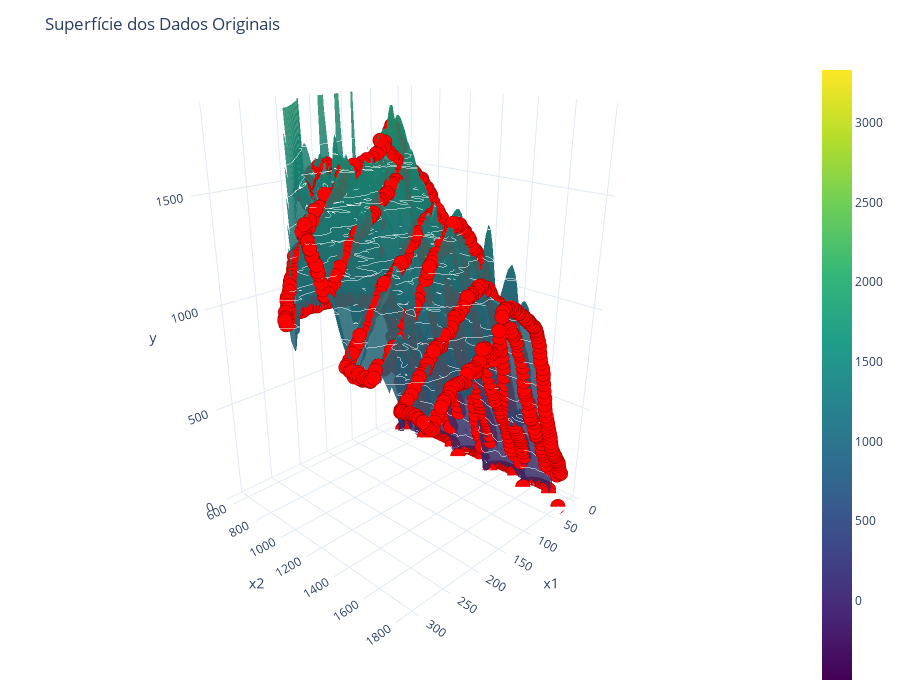

Notebook source saved alongside this figure:
### Markdown cell above
### Mostrar superfície dos dados originais

### Code cell
grid_size = 100
x1_data, x2_data = df["x1"], df["x2"]
y_values = df["y"].values

fig_surface = plot_interpolated_surface_with_original_data(x1_data, x2_data, y_values, grid_size=grid_size)

### Figure 1 — Plotly figure (JSON) as saved in the notebook; plotly's stock layout.template omitted (floating-point values rounded to 4 significant figures; data arrays with more than 128 entries replaced by an {"elided": "..."} marker saying what was removed)
{"data": [{"colorscale": [[0, "#440154"], [0.1111, "#482878"], [0.2222, "#3e4989"], [0.3333, "#31688e"], [0.4444, "#26828e"], [0.5556, "#1f9e89"], [0.6667, "#35b779"], [0.7778, "#6ece58"], [0.8889, "#b5de2b"], [1, "#fde725"]], "contours": {"z": {"color": "white", "end": 1774, "show": true, "size": 118.3, "start": 0, "width": 1.5}}, "hoverinfo": "z", "name": "Superfície Original", "opacity": 0.85, "showscale": true, "type": "surface", "x": [0.6, 3.766, 6.931, 10.1, 13.26, 16.43, 19.59, 22.76, 25.93, 29.09, 32.26, 35.42, 38.59, 41.75, 44.92, 48.08, 51.25, 54.42, 57.58, 60.75, 63.91, 67.08, 70.24, 73.41, 76.58, 79.74, 82.91, 86.07, 89.24, 92.4, 95.57, 98.74, 101.9, 105.1, 108.2, 111.4, 114.6, 117.7, 120.9, 124.1, 127.2, 130.4, 133.6, 136.7, 139.9, 143.1, 146.2, 149.4, 152.6, 155.7, 158.9, 162.0, 165.2, 168.4, 171.5, 174.7, 177.9, 181.0, 184.2, 187.4, 190.5, 193.7, 196.9, 200.0, 203.2, 206.4, 209.5, 212.7, 215.9, 219.0, 222.2, 225.4, 228.5, 231.7, 234.9, 238.0, 241.2, 244.4, 247.5, 250.7, 253.9, 257.0, 260.2, 263.3, 266.5, 269.7, 272.8, 276.0, 279.2, 282.3, 285.5, 288.7, 291.8, 295.0, 298.2, 301.3, 304.5, 307.7, 310.8, 314.0], "y": [576.2, 588.6, 601.0, 613.3, 625.7, 638.1, 650.5, 662.9, 675.2, 687.6, 700.0, 712.4, 724.8, 737.1, 749.5, 761.9, 774.3, 786.7, 799.0, 811.4, 823.8, 836.2, 848.6, 860.9, 873.3, 885.7, 898.1, 910.5, 922.8, 935.2, 947.6, 960.0, 972.4, 984.7, 997.1, 1009.0, 1022.0, 1034.0, 1047.0, 1059.0, 1071.0, 1084.0, 1096.0, 1109.0, 1121.0, 1133.0, 1146.0, 1158.0, 1170.0, 1183.0, 1195.0, 1208.0, 1220.0, 1232.0, 1245.0, 1257.0, 1269.0, 1282.0, 1294.0, 1307.0, 1319.0, 1331.0, 1344.0, 1356.0, 1369.0, 1381.0, 1393.0, 1406.0, 1418.0, 1430.0, 1443.0, 1455.0, 1468.0, 1480.0, 1492.0, 1505.0, 1517.0, 1529.0, 1542.0, 1554.0, 1567.0, 1579.0, 1591.0, 1604.0, 1616.0, 1628.0, 1641.0, 1653.0, 1666.0, 1678.0, 1690.0, 1703.0, 1715.0, 1728.0, 1740.0, 1752.0, 1765.0, 1777.0, 1789.0, 1802.0], "z": {"elided": "100x100 float values"}}, {"marker": {"color": "red", "line": {"color": "darkred", "width": 1}, "size": 5, "symbol": "circle"}, "mode": "markers", "name": "Dados Originais", "type": "scatter3d", "x": {"elided": "1199 float values"}, "y": {"elided": "1199 float values"}, "z": {"elided": "1199 int values"}}], "layout": {"height": 700, "legend": {"bgcolor": "rgba(255,255,255,0.8)", "x": 0.01, "xanchor": "left", "y": 0.99, "yanchor": "top"}, "margin": {"b": 10, "l": 10, "r": 10, "t": 60}, "scene": {"aspectmode": "manual", "aspectratio": {"x": 1, "y": 1, "z": 1.5}, "camera": {"center": {"x": 0, "y": 0, "z": -0.2}, "eye": {"x": 1.8, "y": 1.8, "z": 1}}, "xaxis": {"title": {"text": "x1"}}, "yaxis": {"title": {"text": "x2"}}, "zaxis": {"range": [0, 1863.0], "title": {"text": "y"}}}, "title": {"text": "Superfície dos Dados Originais"}, "width": 900}}
